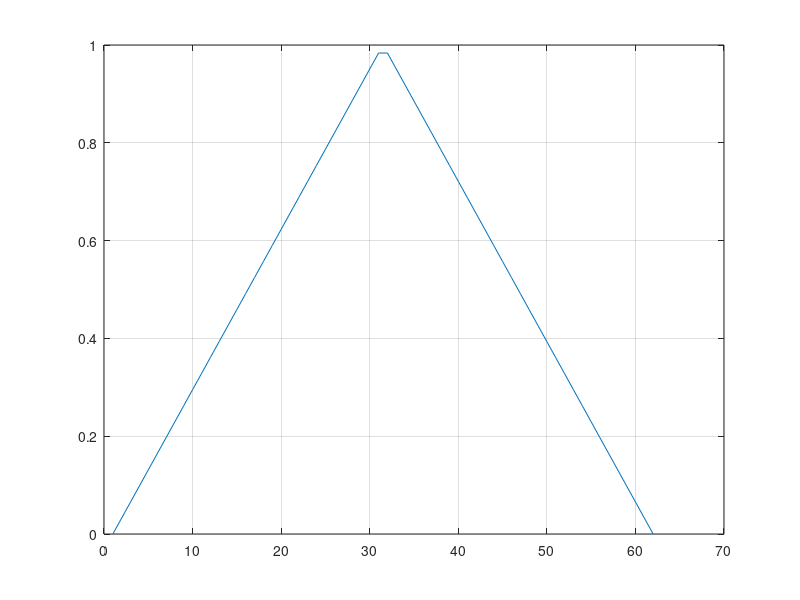

The MATLAB script that drew this image: (Note: this script raises an error after producing the figure.)

%  rectangular
bx32=boxcar(32);
[W32,omega32]=freqz(bx32./sum(bx32),1);  % get frequncy response of (normalized) window alone:  W(w)


%  rectangular
bx62=boxcar(62);
[W62,omega62]=freqz(bx62./sum(bx62),1);  % get frequncy response of (normalized) window alone:  W(w)

% triangular window vs. rectangular
bart62=bartlett(62);
Wbart62=freqz(bart62./sum(bart62),1);  % get frequncy response of (normalized) window alone:  W(w)


figure,
plot(bartlett(62))
grid, boldify
title('Bartlett window')

figure,
plot(omega32/pi,20*log10(abs(W32)),omega62/pi,20*log10(abs(W62)), omega62/pi,20*log10(abs(Wbart62)),'r--')
xlabel('\omega/ \pi')
ylabel('|W(\omega)|, dB')
grid
legend('M=32','M=62','Bartlett, 62')
ylim([-150 25])
boldify


%% Hanning vs. rectangular
han62=hanning(62);
Whan62=freqz(han62./sum(han62),1);  % get frequncy response of (normalized) window alone:  W(w)

figure,
plot(han62)
grid, boldify
title('Hanning window')

figure,
plot(omega62/pi,20*log10(abs(Whan62)),omega62/pi,20*log10(abs(W62)),'r--')
xlabel('\omega/ \pi')
ylabel('|W(\omega)|, dB')
grid
legend('Hanning, 62','boxcar, 62')
ylim([-150 25])
boldify

%% Hamming vs. rectangular
ham62=hamming(62);
Wham62=freqz(ham62./sum(ham62),1);  % get frequncy response of (normalized) window alone:  W(w)

figure
plot(ham62)
hold on,
plot(han62,'--')
grid, boldify
legend('Hamming window','Hanning')

figure,
plot(omega62/pi,20*log10(abs(Whan62)),...
omega62/pi,20*log10(abs(Wham62)),'m-.',...
omega62/pi,20*log10(abs(W62)),'r--')
xlabel('\omega/ \pi')
ylabel('|W(\omega)|, dB')
grid
legend('hanning, 62','hamming (M), 62','boxcar')
ylim([-150 25])
boldify


%% Kaiser examples

n=62;

w1=kaiser(n,.5);
w2=kaiser(n,2.5);
w3=kaiser(n,7.5);
npt=length(w1);
figure,
plot(1:npt,w1,1:npt,w2,1:npt,w3)
grid, boldify
title('Kaiser window')
legend('\beta=0.5','\beta=2.5','\beta=7.5')

[Hw1,omega1]=freqz(w1./sum(w1),1);
Hw2 = freqz(w2./sum(w2),1);
Hw3 = freqz(w3./sum(w3),1);


figure,
%subplot(211)
plot(omega1/pi,20*log10(abs(Hw1)),omega1/pi,20*log10(abs(Hw2)),omega1/pi,20*log10(abs(Hw3)))
xlabel('\omega/ \pi')
ylabel('|W(\omega)|, dB')
legend('\beta=0.5','\beta=2.5','\beta=7.5')
%legend('\beta=0.5','\beta=0.2','\beta=0.8')
grid, boldify
title('Kaiser-window response')

